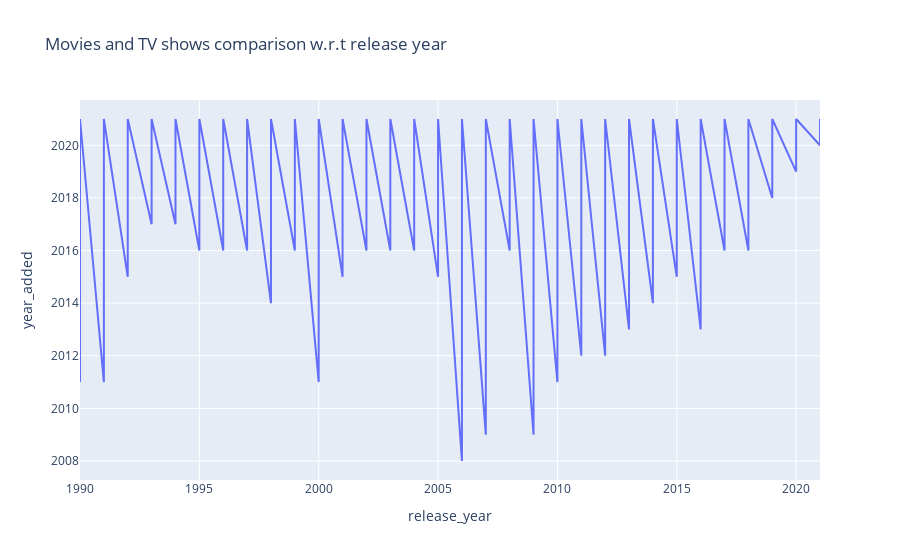

Notebook code for this chart:
### Code cell
fig = px.line(df_release_yr_vs_added_yr.loc[df_release_yr_vs_added_yr["release_year"]>= 1990],
            x= "release_year",y = "year_added",title = "Movies and TV shows comparison w.r.t release year")

fig.show()

### Figure 1 — Plotly figure (JSON) as saved in the notebook; plotly's stock layout.template omitted (floating-point values rounded to 4 significant figures; data arrays with more than 128 entries replaced by an {"elided": "..."} marker saying what was removed)
{"data": [{"hovertemplate": "release_year=%{x}<br>year_added=%{y}<extra></extra>", "legendgroup": "", "line": {"color": "#636efa", "dash": "solid"}, "marker": {"symbol": "circle"}, "mode": "lines", "name": "", "orientation": "v", "showlegend": false, "type": "scatter", "x": {"elided": "206 int values"}, "xaxis": "x", "y": {"elided": "206 int values"}, "yaxis": "y"}], "layout": {"legend": {"tracegroupgap": 0}, "title": {"text": "Movies and TV shows comparison w.r.t release year"}, "xaxis": {"anchor": "y", "domain": [0, 1], "title": {"text": "release_year"}}, "yaxis": {"anchor": "x", "domain": [0, 1], "title": {"text": "year_added"}}}}
